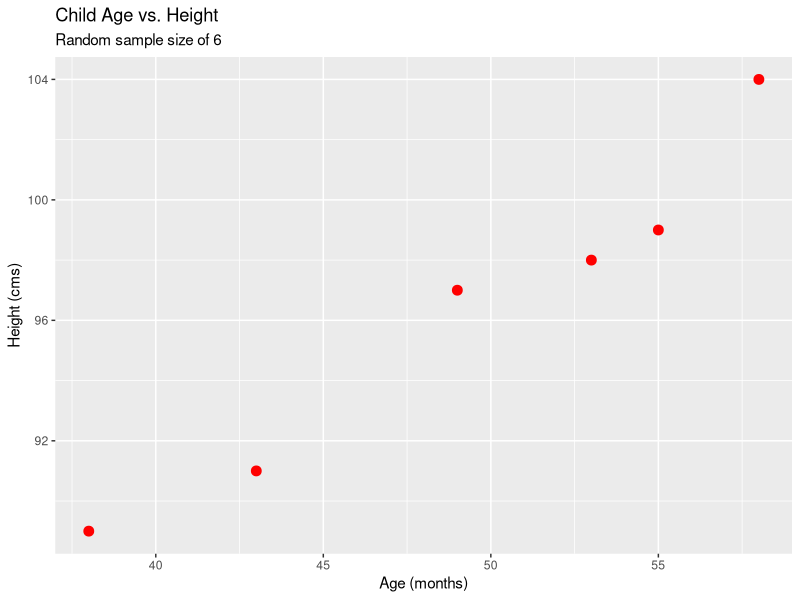

This figure's R source:

# Tutorial 01:  Introduction ------------------------------------------------------------------------------------------------

# We type our R commands into a file so that they can be used again or modified. Please keep saving your work in the usual
# way.
#
# Lines beginning with '#' are comment lines that we include to remind ourselves (and tell others) what we are doing.
#
# Commands are processed in the R console. Commands can be sent through to the R console using 'CTRL+ENTER', or by clicking on
# the 'Run' button in the top right corner of the editor.

citation()  # to cite R

# We will use a number of contributed packages. These should be installed on University machines. On personal machines, they can
# be installed through 'Packages' and then 'Install' in the bottom right window of RStudio. They can also be installed using the
# command line:
install.packages('devtools', repos = "http://www.stats.bris.ac.uk/R/")  # Bristol is the nearest R package repository

# Any line starting with '#' is a comment line; it is not interpreted by R


# Inputting Data by Hand ----------------------------------------------------------------------------------------------------

# The 'c()' function collects data together. R is based on functions such as c(). All functions are defined using round brackets

age <- c(53, 43, 58, 38, 49, 55)  # 'age' is an R object containing data. This is age data, the units of which are months
age  # To inspect an R object, just enter its name

height <- c(98, 91, 104, 89, 97, 99)  # another example. This is height data, the units of which are centimeters
height

age[2]  # we can access individual elements of an R object or vector using square brackets
age[2:4]  # '2:4' is a sequence from 2 to 4

age[c(3,5)]  # collect the 3rd and 5th elements using the 'c()' function
age[-c(3,5)]  # collect all elements except the 3rd and 5th


# Creating a Dataframe ------------------------------------------------------------------------------------------------------

# Dataframes are very important objects within R. It allows us to keep related data together
df <- data.frame(age, height)
df  # rows correspond to individual observations and columns correspond to variables

View(df)  # open the dataframe in the RStudio viewer
names(df)  # return the column names

# To access individual columns, use the '$' operator
df$age
df$height

# or, alternatively:
df['age']
df[['height']]


# Basic Plotting ------------------------------------------------------------------------------------------------------------

# Plotting 'height' on the vertical axis against 'age' on the horizontal axis
library(ggplot2)  # load the 'ggplot2' package

# We tell 'ggplot2' where to look for the data and the general features (i.e. aesthetics) of the graph. That is, what to plot on
# the x and y axis
ggplot(df, aes(x = age, y = height)) +
  # the type of plot to create (size = 3 increases the size of the data points) (col = 'red' colours the data points)
  geom_point(size = 3, col = 'red') +
  labs(x = "Age (months)", y = "Height (cms)",  # add labels for both axes
       title = "Child Age vs. Height",  # add a title to the plot
       subtitle = "Random sample size of 6")  # add a subtitle


# Summary Statistics --------------------------------------------------------------------------------------------------------

mean(age)  # the sample mean
sum(age) / length(age)  # it's the sum of the values, divided by the number of values (sample size)

median(age)  # the sample median. The median is less sensitive to outlying points than the sample mean
sort(age)  # we can check the median by sorting the values


# Getting Help --------------------------------------------------------------------------------------------------------------

?mean
help('median')


# Factors -------------------------------------------------------------------------------------------------------------------

sex <- c('M', 'M', 'M', 'F', 'F', 'F')  # the sex of each child
sex

# 'M' and 'F' are characters that label the sex of each child. To allow R to work with data like this, comprising of labels, 
# we convert the R object into a factor:
sex_f <- factor(sex)
sex_f
table(sex_f)  # we can tabulate using 'table()'

df_2 <- data.frame(age, height, sex_f)  # compile all of the data into a dataframe
df_2
str(df_2)  # inspect the structure of the dataframe



# Factors will be very important to use later in this module. Here is another example:
agreement <- c(0, 1, 1, 0, 0, 0, 0, 0, 0, 0)  # 0 = 'No' and 1 = 'Yes'
agreement

# Convert to a factor with appropriate labels
agreement_f <- factor(agreement, levels = c(0,1), labels = c('No', 'Yes'))
# or, slightly shorter:
agreement_f <- factor(agreement, levels = 0:1, labels = c('No', 'Yes'))
table(agreement_f)

# We can impose a different order:
agreement_f <- factor(agreement, levels = c(1, 0), labels = c('Yes', 'No'))
agreement_f
table(agreement_f)
